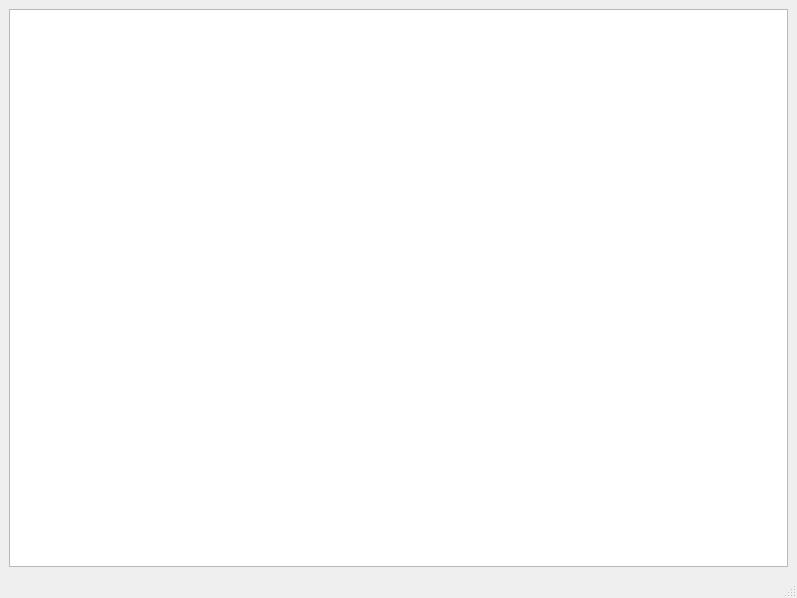
<?xml version="1.0" encoding="UTF-8"?>
<ui version="4.0">
 <class>MainWindow</class>
 <widget class="QMainWindow" name="MainWindow">
  <property name="geometry">
   <rect>
    <x>0</x>
    <y>0</y>
    <width>797</width>
    <height>598</height>
   </rect>
  </property>
  <property name="windowTitle">
   <string>MainWindow</string>
  </property>
  <widget class="QWidget" name="centralwidget">
   <layout class="QHBoxLayout" name="horizontalLayout">
    <item>
     <widget class="QTableWidget" name="DBtable"/>
    </item>
   </layout>
  </widget>
  <widget class="QMenuBar" name="menubar">
   <property name="geometry">
    <rect>
     <x>0</x>
     <y>0</y>
     <width>797</width>
     <height>22</height>
    </rect>
   </property>
  </widget>
  <widget class="QStatusBar" name="statusbar"/>
 </widget>
 <resources/>
 <connections/>
</ui>
